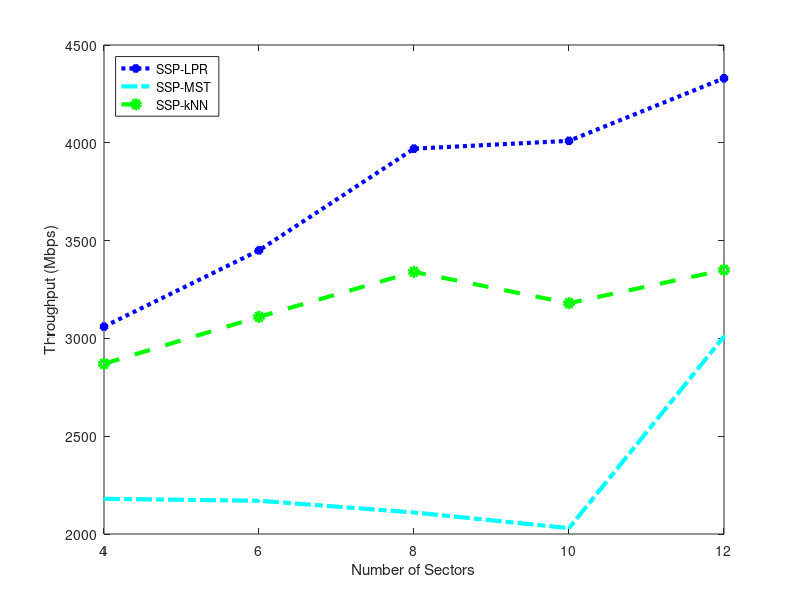

Reproduce this figure in MATLAB.
figure(3);
X = [ 4, 6, 8, 10, 12 ];
SSPLPR = [ 3.06e+09, 3.45e+09, 3.97e+09, 4.01e+09, 4.33e+09 ];
SSPMST = [ 2.18e+09, 2.17e+09, 2.11e+09  2.03e+09, 3.01e+09 ];
SSPkNN = [ 2.87e+09, 3.11e+09, 3.34e+09, 3.18e+09, 3.35e+09 ];
SSPLPR = SSPLPR / 1000000;
SSPMST = SSPMST / 1000000;
SSPkNN = SSPkNN / 1000000;
plot(X,SSPLPR,':*b','LineWidth',3);
hold on;
plot(X,SSPMST,'-..c','LineWidth',3);
plot(X,SSPkNN,'--og ','LineWidth',3);
xlabel('Number of Sectors');
ylabel('Throughput (Mbps)');
legend('SSP-LPR','SSP-MST','SSP-kNN', "Location", "NorthWest");
hold off;

function fixAxes
%---------------------------------------
%// Kludge to fix scaling of all figures
%// until GNU or I can find real fix.
%// Octave3.2.3 computes the scaling wrong
%// for this mac, such that the title 
%// and xlabel are not displayed.
%---------------------------------------
s = get(0,'showhiddenhandles');
set(0,'showhiddenhandles','on');
newpos = [0.15 0.15 0.8 0.8];        %// default is [0.13 0.11 0.775 0.815]
figs = get(0,'children');
if (~isempty(figs))
  for k=1:length(figs)
	  cax = get(figs(k),'currentaxes');
pos = get(cax,'position');       
if ~(pos(1) == newpos(1) && ... 
     pos(2) == newpos(2) && ...
     pos(3) == newpos(3) && ...
     pos(4) == newpos(4))
set(cax,'position',newpos);    
set(0,'currentfigure',figs(k));
drawnow();
        endif
    endfor
endif
	set(0,'showhiddenhandles',s);
%---------------------------------------
endfunction
%---------------------------------------
